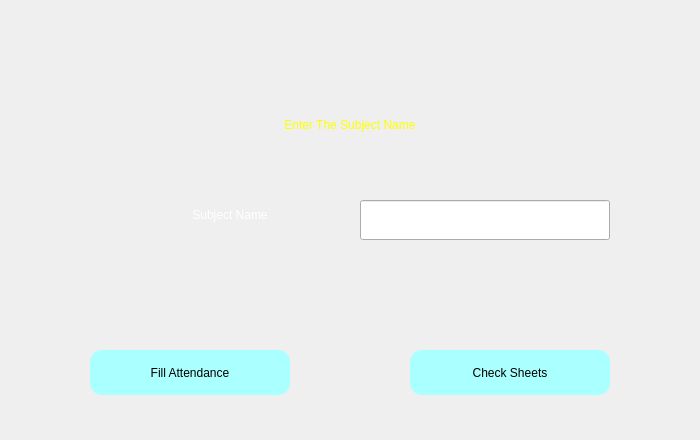
<?xml version="1.0" encoding="UTF-8"?>
<ui version="4.0">
 <class>attendance_screen</class>
 <widget class="QMainWindow" name="attendance_screen">
  <property name="geometry">
   <rect>
    <x>0</x>
    <y>0</y>
    <width>700</width>
    <height>440</height>
   </rect>
  </property>
  <property name="windowTitle">
   <string>MainWindow</string>
  </property>
  <widget class="QWidget" name="centralwidget">
   <widget class="QLabel" name="bg">
    <property name="geometry">
     <rect>
      <x>0</x>
      <y>0</y>
      <width>700</width>
      <height>440</height>
     </rect>
    </property>
    <property name="styleSheet">
     <string notr="true">
background: url(:/ui/main_bg.jpeg)  no-repeat center center fixed;</string>
    </property>
    <property name="text">
     <string/>
    </property>
   </widget>
   <widget class="QLabel" name="Title">
    <property name="geometry">
     <rect>
      <x>125</x>
      <y>5</y>
      <width>450</width>
      <height>91</height>
     </rect>
    </property>
    <property name="styleSheet">
     <string notr="true">image: url(:/ui/attendance.png);</string>
    </property>
    <property name="text">
     <string/>
    </property>
    <property name="alignment">
     <set>Qt::AlignCenter</set>
    </property>
   </widget>
   <widget class="QLabel" name="Enter_details">
    <property name="geometry">
     <rect>
      <x>150</x>
      <y>100</y>
      <width>400</width>
      <height>50</height>
     </rect>
    </property>
    <property name="styleSheet">
     <string notr="true">color: rgb(255, 255, 0);
font: 70 24pt &quot;Tahoma&quot;;</string>
    </property>
    <property name="text">
     <string>Enter The Subject Name</string>
    </property>
    <property name="alignment">
     <set>Qt::AlignCenter</set>
    </property>
   </widget>
   <widget class="QLineEdit" name="sub_name_input">
    <property name="geometry">
     <rect>
      <x>360</x>
      <y>200</y>
      <width>250</width>
      <height>40</height>
     </rect>
    </property>
    <property name="styleSheet">
     <string notr="true">font: 75 18pt &quot;Times New Roman&quot;;</string>
    </property>
   </widget>
   <widget class="QLabel" name="subject_name">
    <property name="geometry">
     <rect>
      <x>130</x>
      <y>190</y>
      <width>200</width>
      <height>50</height>
     </rect>
    </property>
    <property name="styleSheet">
     <string notr="true">color: rgb(255, 255, 255);
font: 75 21pt &quot;Times New Roman&quot;;</string>
    </property>
    <property name="text">
     <string>Subject Name</string>
    </property>
    <property name="alignment">
     <set>Qt::AlignCenter</set>
    </property>
   </widget>
   <widget class="QPushButton" name="Fill_attendance">
    <property name="geometry">
     <rect>
      <x>90</x>
      <y>350</y>
      <width>200</width>
      <height>45</height>
     </rect>
    </property>
    <property name="cursor">
     <cursorShape>PointingHandCursor</cursorShape>
    </property>
    <property name="styleSheet">
     <string notr="true">QPushButton
{
	background-color: rgb(170, 255, 255);
	font: 75 18pt &quot;Times New Roman&quot;;
	border-radius: 12px;
}
QPushButton:hover
{font: 75 20pt &quot;Times New Roman&quot;;
	background-color: rgb(75, 225, 225);
}
QPushButton:pressed 
{
	background-color: rgb(52, 143, 255);
}</string>
    </property>
    <property name="text">
     <string>Fill Attendance</string>
    </property>
   </widget>
   <widget class="QPushButton" name="chech_sheets">
    <property name="geometry">
     <rect>
      <x>410</x>
      <y>350</y>
      <width>200</width>
      <height>45</height>
     </rect>
    </property>
    <property name="cursor">
     <cursorShape>PointingHandCursor</cursorShape>
    </property>
    <property name="styleSheet">
     <string notr="true">QPushButton
{
	background-color: rgb(170, 255, 255);
	font: 75 18pt &quot;Times New Roman&quot;;
	border-radius: 12px;
}
QPushButton:hover
{font: 75 20pt &quot;Times New Roman&quot;;
	background-color: rgb(75, 225, 225);
}
QPushButton:pressed 
{
	background-color: rgb(52, 143, 255);
}</string>
    </property>
    <property name="text">
     <string>Check Sheets</string>
    </property>
   </widget>
   <widget class="QLabel" name="Output">
    <property name="geometry">
     <rect>
      <x>0</x>
      <y>270</y>
      <width>700</width>
      <height>50</height>
     </rect>
    </property>
    <property name="styleSheet">
     <string notr="true">color: rgb(255, 0, 0);
font: 70 19pt &quot;Tahoma&quot;;</string>
    </property>
    <property name="text">
     <string/>
    </property>
    <property name="alignment">
     <set>Qt::AlignCenter</set>
    </property>
   </widget>
  </widget>
 </widget>
 <resources>
  <include location="registerscreen.qrc"/>
 </resources>
 <connections/>
</ui>
